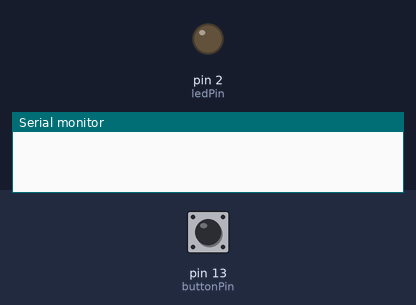
This sketch was run on a simulated Arduino Uno, built with avr-gcc and run on an emulated ATmega328P. Parts: output pins drawn as LEDs (lit = HIGH), the last lines printed to the serial monitor. The test bench sets the inputs (shaded band); at power-on: pin 13 (buttonPin) HIGH.

Above: at 1.2 s.
1.3 s: pin 13 (buttonPin) pulled LOW for 0.15 s
At 2.5 s:
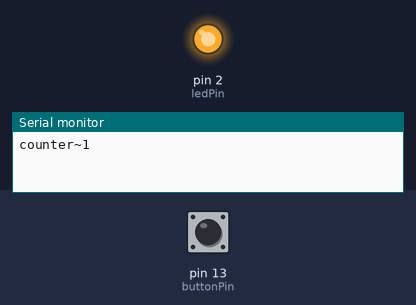
2.9 s: pin 13 (buttonPin) pulled LOW for 1 s
At 3.6 s:
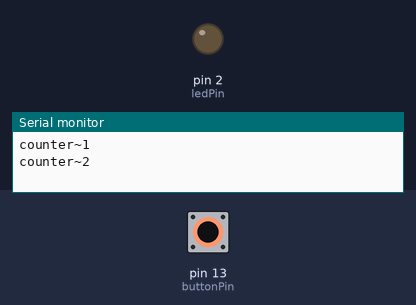
5.4 s: pin 13 (buttonPin) pulled LOW for 3.2 s
At 6.8 s:
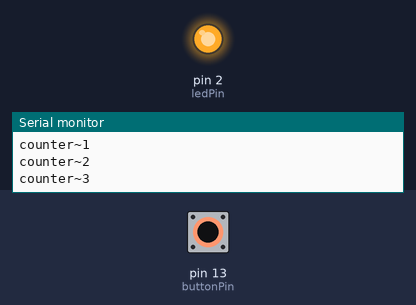
Timing chart, 0 to 8.4 s (numbered marks = the images above; inputs shaded):
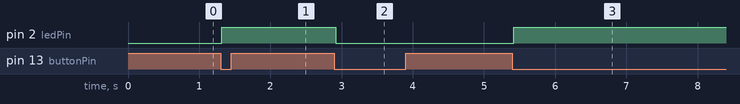

Measured:
- after the input at 1.3 s, pin 2 (ledPin): LOW → HIGH at once
- after the input at 2.9 s, pin 2 (ledPin): HIGH → LOW at once
- after the input at 5.4 s, pin 2 (ledPin): LOW → HIGH at once

The sketch:

button_debounce_counter.ino
```cpp
/* 去除開關彈跳.... 使用Bounce2.h 函式庫.... 按鈕計數器..搭配LED亮滅
 */
#include <Bounce2.h>   //引入函式庫
#define ledPin 2      //定義LED接腳 與 int ledPin = 2; 語法相同
#define buttonPin 13   //定義按鈕接腳
#define delayTime 20 //定義延遲時間
#define baudrate 9600 //定義鮑率(傳輸速率)
int counter=0;
boolean ledState=LOW;//存放LED亮滅狀態,初始變數存放LED關閉

Bounce bouncer = Bounce(buttonPin, delayTime);//先定義了一個名為 bouncer 的物件，需要指定讀取的接腳及延遲時間

void setup() {
    Serial.begin(baudrate);  //開啟序列埠..速率為9600
    pinMode(ledPin, OUTPUT); //定義LED接腳為輸出
    pinMode(buttonPin, INPUT_PULLUP); //定義按鈕接腳為輸入並啟用開發板內建的上拉電阻..按下為0

    digitalWrite(ledPin,  LOW);
}

void loop() {
    if (bouncer.update() == true && bouncer.read() == LOW) {  //讀取接腳的狀態且判斷狀態是否有變化，因此這段程式碼的功能是當狀態發生變化且為低電位時改變 LED 的狀態。
        ledState = !ledState;
        counter=counter+1;
        digitalWrite(ledPin, ledState);
        Serial.print("counter~");
        Serial.println(counter);
    }
}
```
